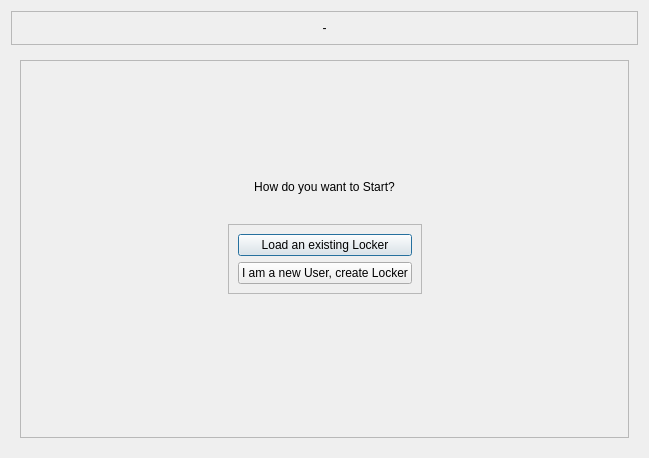
<?xml version="1.0" encoding="UTF-8"?>
<ui version="4.0">
 <class>SetupDialog</class>
 <widget class="QDialog" name="SetupDialog">
  <property name="geometry">
   <rect>
    <x>0</x>
    <y>0</y>
    <width>649</width>
    <height>458</height>
   </rect>
  </property>
  <property name="windowTitle">
   <string>Dialog</string>
  </property>
  <layout class="QVBoxLayout" name="verticalLayout_2">
   <item>
    <widget class="QFrame" name="frame">
     <property name="sizePolicy">
      <sizepolicy hsizetype="Preferred" vsizetype="Maximum">
       <horstretch>0</horstretch>
       <verstretch>0</verstretch>
      </sizepolicy>
     </property>
     <property name="frameShape">
      <enum>QFrame::StyledPanel</enum>
     </property>
     <property name="frameShadow">
      <enum>QFrame::Raised</enum>
     </property>
     <layout class="QVBoxLayout" name="verticalLayout_3">
      <item>
       <widget class="QLabel" name="welcomeLabel">
        <property name="text">
         <string>-</string>
        </property>
        <property name="alignment">
         <set>Qt::AlignCenter</set>
        </property>
       </widget>
      </item>
     </layout>
    </widget>
   </item>
   <item>
    <widget class="QStackedWidget" name="stackedWidget">
     <widget class="QWidget" name="page_welcome">
      <layout class="QVBoxLayout" name="verticalLayout_5">
       <item>
        <widget class="QFrame" name="frame_6">
         <property name="frameShape">
          <enum>QFrame::StyledPanel</enum>
         </property>
         <property name="frameShadow">
          <enum>QFrame::Raised</enum>
         </property>
         <layout class="QVBoxLayout" name="verticalLayout_7">
          <item>
           <spacer name="verticalSpacer_5">
            <property name="orientation">
             <enum>Qt::Vertical</enum>
            </property>
            <property name="sizeHint" stdset="0">
             <size>
              <width>20</width>
              <height>40</height>
             </size>
            </property>
           </spacer>
          </item>
          <item>
           <widget class="QLabel" name="welcomeLabel_4">
            <property name="text">
             <string>How do you want to Start?</string>
            </property>
            <property name="alignment">
             <set>Qt::AlignCenter</set>
            </property>
           </widget>
          </item>
          <item>
           <layout class="QHBoxLayout" name="horizontalLayout_3">
            <property name="leftMargin">
             <number>0</number>
            </property>
            <property name="topMargin">
             <number>24</number>
            </property>
            <property name="rightMargin">
             <number>0</number>
            </property>
            <property name="bottomMargin">
             <number>24</number>
            </property>
            <item>
             <spacer name="horizontalSpacer_5">
              <property name="orientation">
               <enum>Qt::Horizontal</enum>
              </property>
              <property name="sizeHint" stdset="0">
               <size>
                <width>40</width>
                <height>20</height>
               </size>
              </property>
             </spacer>
            </item>
            <item>
             <widget class="QFrame" name="frame_7">
              <property name="frameShape">
               <enum>QFrame::StyledPanel</enum>
              </property>
              <property name="frameShadow">
               <enum>QFrame::Raised</enum>
              </property>
              <layout class="QGridLayout" name="gridLayout_3">
               <item row="1" column="0">
                <widget class="QPushButton" name="existingDir">
                 <property name="text">
                  <string>Load an existing Locker</string>
                 </property>
                </widget>
               </item>
               <item row="2" column="0">
                <widget class="QPushButton" name="newUser">
                 <property name="text">
                  <string>I am a new User, create Locker</string>
                 </property>
                </widget>
               </item>
              </layout>
             </widget>
            </item>
            <item>
             <spacer name="horizontalSpacer_6">
              <property name="orientation">
               <enum>Qt::Horizontal</enum>
              </property>
              <property name="sizeHint" stdset="0">
               <size>
                <width>40</width>
                <height>20</height>
               </size>
              </property>
             </spacer>
            </item>
           </layout>
          </item>
          <item>
           <spacer name="verticalSpacer_6">
            <property name="orientation">
             <enum>Qt::Vertical</enum>
            </property>
            <property name="sizeHint" stdset="0">
             <size>
              <width>20</width>
              <height>40</height>
             </size>
            </property>
           </spacer>
          </item>
         </layout>
        </widget>
       </item>
      </layout>
     </widget>
    </widget>
   </item>
  </layout>
 </widget>
 <resources/>
 <connections/>
</ui>
